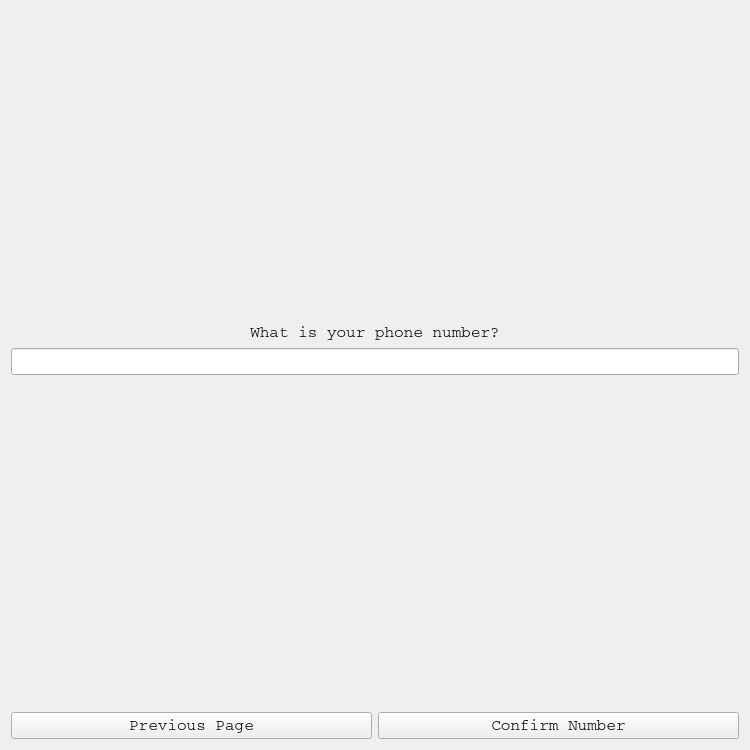
<?xml version="1.0" encoding="UTF-8"?>
<ui version="4.0">
 <class>Form</class>
 <widget class="QWidget" name="Form">
  <property name="geometry">
   <rect>
    <x>0</x>
    <y>0</y>
    <width>750</width>
    <height>750</height>
   </rect>
  </property>
  <property name="windowTitle">
   <string>Form</string>
  </property>
  <layout class="QVBoxLayout" name="verticalLayout">
   <item>
    <spacer name="verticalSpacer_2">
     <property name="orientation">
      <enum>Qt::Vertical</enum>
     </property>
     <property name="sizeHint" stdset="0">
      <size>
       <width>20</width>
       <height>40</height>
      </size>
     </property>
    </spacer>
   </item>
   <item>
    <widget class="QLabel" name="label">
     <property name="text">
      <string/>
     </property>
    </widget>
   </item>
   <item alignment="Qt::AlignHCenter|Qt::AlignVCenter">
    <widget class="QLabel" name="questionLabel">
     <property name="font">
      <font>
       <family>Courier</family>
       <pointsize>12</pointsize>
      </font>
     </property>
     <property name="text">
      <string>What is your phone number?</string>
     </property>
     <property name="alignment">
      <set>Qt::AlignCenter</set>
     </property>
    </widget>
   </item>
   <item>
    <widget class="QLineEdit" name="phoneInput">
     <property name="font">
      <font>
       <family>Courier</family>
       <pointsize>12</pointsize>
      </font>
     </property>
    </widget>
   </item>
   <item>
    <widget class="QLabel" name="label_2">
     <property name="text">
      <string/>
     </property>
    </widget>
   </item>
   <item>
    <spacer name="verticalSpacer">
     <property name="orientation">
      <enum>Qt::Vertical</enum>
     </property>
     <property name="sizeHint" stdset="0">
      <size>
       <width>20</width>
       <height>40</height>
      </size>
     </property>
    </spacer>
   </item>
   <item>
    <widget class="QLabel" name="empty1">
     <property name="text">
      <string/>
     </property>
    </widget>
   </item>
   <item>
    <layout class="QHBoxLayout" name="horizontalLayout">
     <item>
      <widget class="QPushButton" name="previousButton">
       <property name="font">
        <font>
         <family>Courier</family>
         <pointsize>12</pointsize>
        </font>
       </property>
       <property name="text">
        <string>Previous Page</string>
       </property>
      </widget>
     </item>
     <item>
      <widget class="QPushButton" name="confirmButton">
       <property name="font">
        <font>
         <family>Courier</family>
         <pointsize>12</pointsize>
        </font>
       </property>
       <property name="text">
        <string>Confirm Number</string>
       </property>
      </widget>
     </item>
    </layout>
   </item>
  </layout>
 </widget>
 <resources/>
 <connections/>
</ui>
